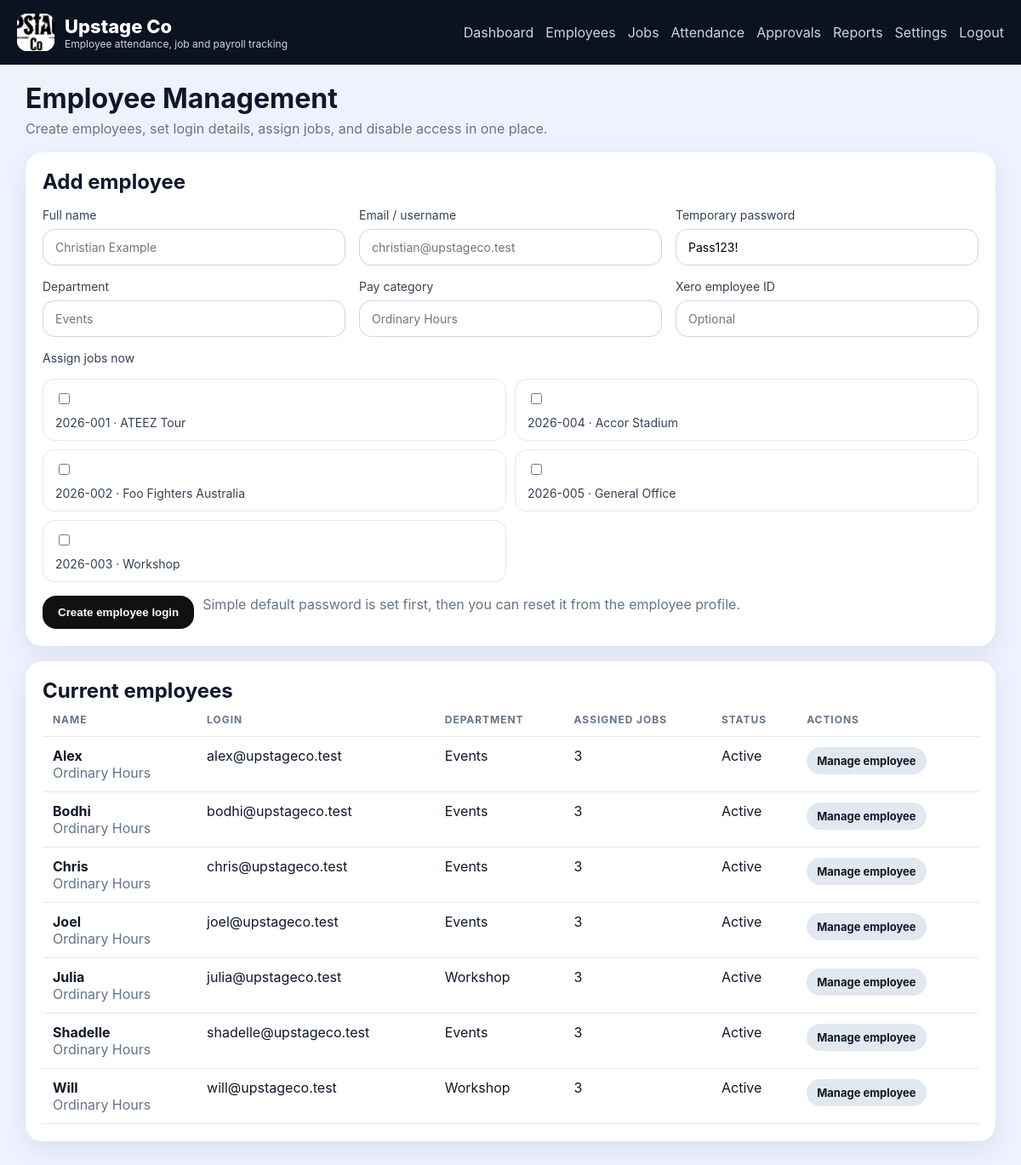
/admin/employees (signed in), run on an earlier commit of the app's database.
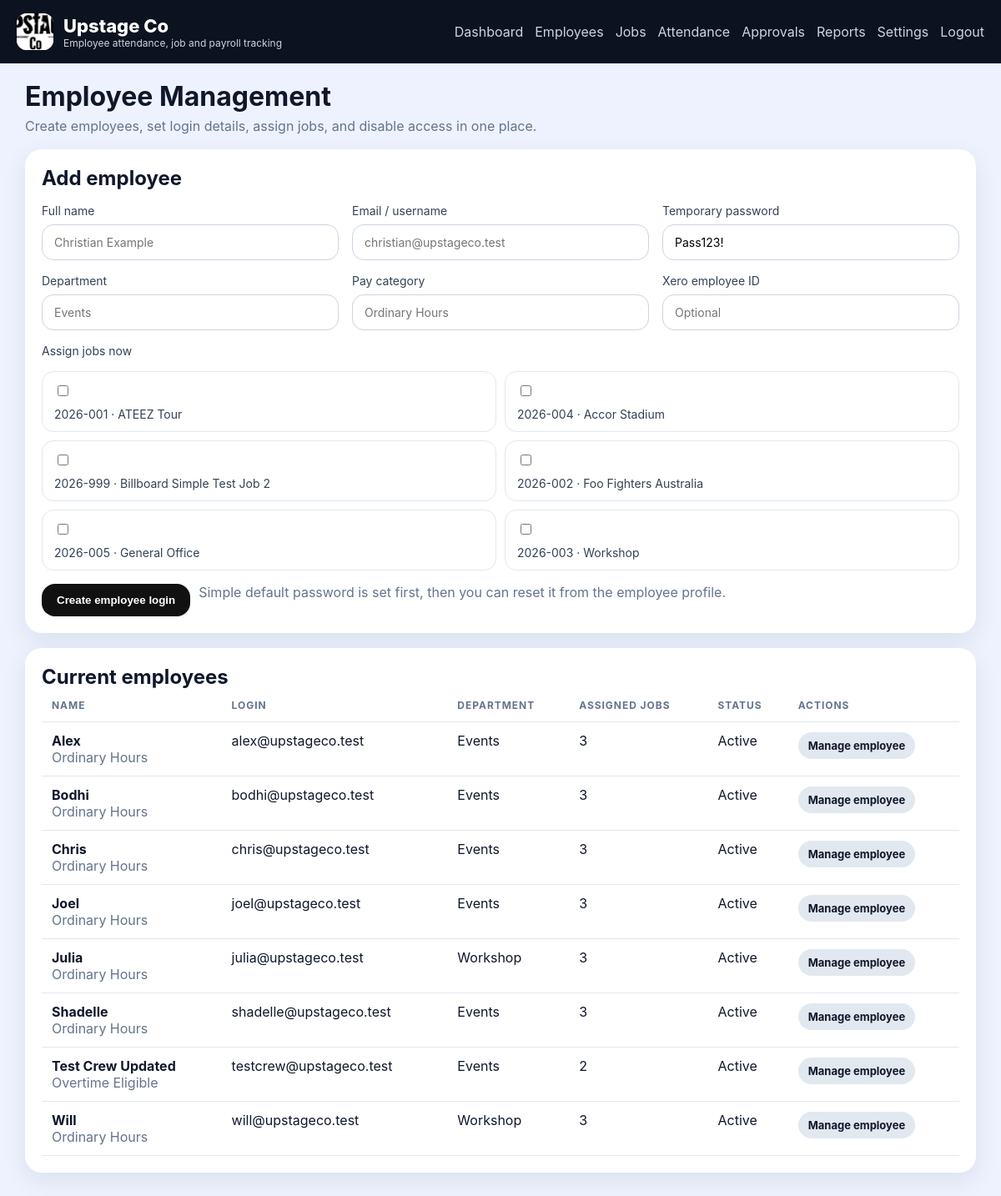
And on a later commit of the database.
### app.py (models this page shows, shortened)
class Job(db.Model):
    id = db.Column(db.Integer, primary_key=True)
    job_number = db.Column(db.String(50), unique=True, nullable=False)
    name = db.Column(db.String(120), nullable=False)
    client = db.Column(db.String(120), nullable=False)
    venue = db.Column(db.String(120), nullable=False)
    location = db.Column(db.String(255), nullable=False)
    start_date = db.Column(db.Date, nullable=False)
    end_date = db.Column(db.Date, nullable=False)
    manager_name = db.Column(db.String(120), nullable=False)
    status = db.Column(db.String(50), default="Active")
    notes = db.Column(db.Text, default="")

class User(db.Model):
    id = db.Column(db.Integer, primary_key=True)
    uuid = db.Column(db.String(36), default=lambda: str(uuid.uuid4()), unique=True)
    full_name = db.Column(db.String(120), nullable=False)
    email = db.Column(db.String(120), unique=True, nullable=False)
    password_hash = db.Column(db.String(255), nullable=False)
    role = db.Column(db.String(20), nullable=False, default="employee")
    active = db.Column(db.Boolean, default=True)
    department = db.Column(db.String(100), default="Operations")
    pay_category = db.Column(db.String(100), default="Ordinary Hours")
    xero_employee_id = db.Column(db.String(120), nullable=True)
    created_at = db.Column(db.DateTime, default=lambda: datetime.now(timezone.utc))

### app.py (the view)
@app.route("/admin/employees")
@login_required(role="admin")
def admin_employees_page():
    rows = User.query.filter_by(role="employee").order_by(User.full_name.asc()).all()
    jobs = Job.query.order_by(Job.name.asc()).all()
    assignment_counts = {row.id: len(assigned_job_ids(row.id)) for row in rows}
    return render_template("admin_employees.html", rows=rows, jobs=jobs, assignment_counts=assignment_counts)

### app.py (called while the page is built)
@app.context_processor
def inject_helpers():
    settings = CompanySettings.query.first()
    return {"current_user": current_user, "company_settings": settings}

def current_user():
    uid = session.get("user_id")
    if not uid:
        return None
    return User.query.get(uid)

def login_required(role=None):
    def deco(fn):
        @wraps(fn)
        def wrapped(*args, **kwargs):
            user = current_user()
            if not user:
                return redirect(url_for("login"))
            if role and user.role != role:
                return redirect(url_for("index"))
            return fn(*args, **kwargs)
        return wrapped
    return deco

def assigned_job_ids(user_id):
    return [row.job_id for row in JobAssignment.query.filter_by(user_id=user_id).all()]

### templates/admin_employees.html (shortened to what this page needs)
{% extends 'base.html' %}
{% block content %}
<div class="page-title"><h1>Employee Management</h1><p>Create employees, set login details, assign jobs, and disable access in one place.</p></div>
<div class="card stack gap-md">
  <h2>Add employee</h2>
  <div class="grid three-col">
    <label>Full name<input id="new_full_name" placeholder="Christian Example"></label>
    <label>Email / username<input id="new_email" placeholder="christian@upstageco.test"></label>
    <label>Temporary password<input id="new_password" value="Pass123!"></label>
    <label>Department<input id="new_department" placeholder="Events"></label>
    <label>Pay category<input id="new_pay_category" placeholder="Ordinary Hours"></label>
    <label>Xero employee ID<input id="new_xero_employee_id" placeholder="Optional"></label>
  </div>
  <label>Assign jobs now</label>
  <div class="checkbox-grid">
    {% for job in jobs %}
      <label class="check-chip"><input type="checkbox" class="new-job-check" value="{{ job.id }}"> {{ job.job_number }} · {{ job.name }}</label>
    {% endfor %}
  </div>
  <div class="actions-inline">
    <button class="btn primary" onclick="createEmployee()">Create employee login</button>
    <div class="muted">Simple default password is set first, then you can reset it from the employee profile.</div>
  </div>
</div>
<div class="card">
  <h2>Current employees</h2>
  <table>
    <thead><tr><th>Name</th><th>Login</th><th>Department</th><th>Assigned Jobs</th><th>Status</th><th>Actions</th></tr></thead>
    <tbody>
    {% for row in rows %}
      <tr>
        <td><strong>{{ row.full_name }}</strong><div class="muted">{{ row.pay_category }}</div></td>
        <td>{{ row.email }}</td>
        <td>{{ row.department }}</td>
        <td>{{ assignment_counts[row.id] }}</td>
        <td>{{ 'Active' if row.active else 'Disabled' }}</td>
        <td><a class="btn ghost small" href="{{ url_for('admin_employee_detail_page', user_id=row.id) }}">Manage employee</a></td>
      </tr>
    {% endfor %}
    </tbody>
  </table>
</div>
{% endblock %}

What changed in the data, as far as the page shows it:
added Job: job_number "2026-999", name "Billboard Simple Test Job 2"
added User: full_name "Test Crew Updated", pay_category "Overtime Eligible", email "testcrew@upstageco.test", department "Events", assignment_counts "2", active "Active"
